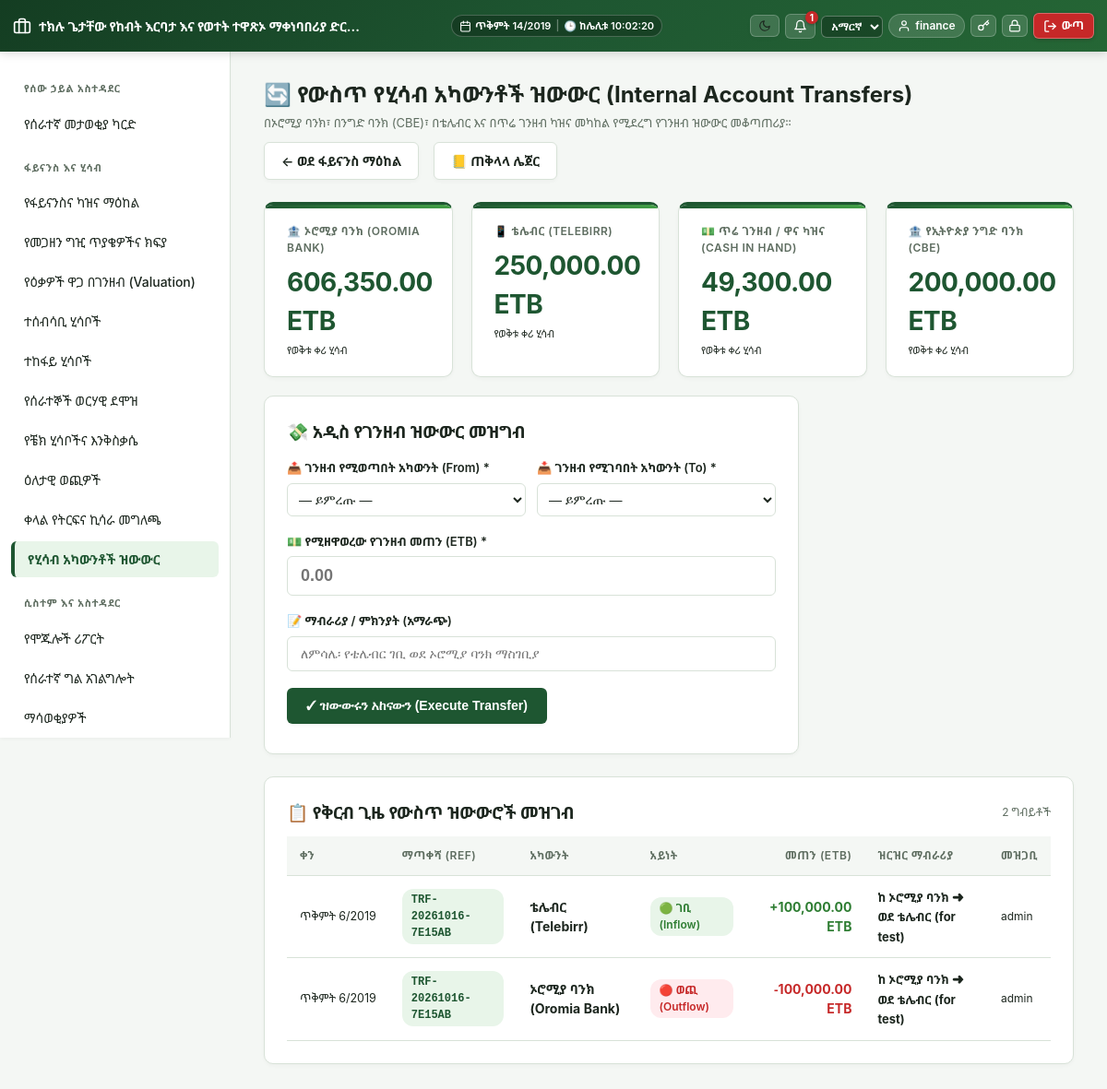
The page /modules/finance/transfer.php (signed in) on the database its author committed.
### tables this page shows
CREATE TABLE `fin_bank_accounts` (
  `id` int(11) NOT NULL,
  `bank_name` varchar(100) NOT NULL DEFAULT 'Oromia Bank',
  `account_type` enum('bank','cash','mobile') NOT NULL DEFAULT 'bank',
  `account_name` varchar(150) NOT NULL,
  `account_number` varchar(50) NOT NULL,
  `opening_balance` decimal(14,2) NOT NULL DEFAULT 0.00,
  `created_at` datetime DEFAULT current_timestamp()
);

CREATE TABLE `fin_transactions` (
  `id` int(11) NOT NULL,
  `bank_account_id` int(11) DEFAULT NULL,
  `direction` enum('inflow','outflow') NOT NULL,
  `amount` decimal(14,2) NOT NULL,
  `payment_method` enum('bank','cash','telebirr','check') DEFAULT 'bank',
  `unit_tag` enum('dairy','poultry','fish','feed_production','warehouse','distribution','general_overhead','veterinary') NOT NULL,
  `category` varchar(50) DEFAULT NULL,
  `source_table` varchar(50) DEFAULT NULL,
  `source_id` int(11) DEFAULT NULL,
  `transaction_date` date NOT NULL,
  `description` varchar(255) DEFAULT NULL,
  `reference_number` varchar(64) DEFAULT NULL,
  `recorded_by` int(11) NOT NULL,
  `created_at` datetime DEFAULT current_timestamp()
);

CREATE TABLE `users` (
  `id` int(11) NOT NULL,
  `name` varchar(100) NOT NULL,
  `email` varchar(150) NOT NULL,
  `password` varchar(255) NOT NULL,
  `api_token` varchar(64) DEFAULT NULL,
  `role_id` int(11) NOT NULL,
  `department_id` int(11) DEFAULT NULL,
  `locale` varchar(5) NOT NULL DEFAULT 'en',
  `theme` varchar(5) NOT NULL DEFAULT 'light',
  `two_factor_secret` varchar(64) DEFAULT NULL,
  `two_factor_enabled` tinyint(1) NOT NULL DEFAULT 0,
  `is_active` tinyint(1) NOT NULL DEFAULT 1,
  `last_login_at` datetime DEFAULT NULL,
  `created_at` datetime DEFAULT current_timestamp()
);

### includes/auth.php (called while the page is built, shortened)
<?php
require_once __DIR__ . '/../config/db.php';
require_once __DIR__ . '/functions.php';
function current_user(): ?array
{
    return $_SESSION['user'] ?? null;
}

### includes/functions.php (called while the page is built, shortened)
<?php
require_once __DIR__ . '/../config/db.php';
require_once __DIR__ . '/ethiopian_calendar.php';
function h(?string $s): string { return htmlspecialchars($s ?? '', ENT_QUOTES, 'UTF-8'); }
function finance_balance_by_method(): array
{
    $accounts = db()->query(
        "SELECT id, account_type, opening_balance, account_name, bank_name FROM fin_bank_accounts ORDER BY id"
    )->fetchAll();
    $result = ['bank' => 0.0, 'cash' => 0.0, 'mobile' => 0.0, '_accounts' => []];
    foreach ($accounts as $acc) {
        $opening = (float) $acc['opening_balance'];
        $stmt = db()->prepare(
            "SELECT direction, COALESCE(SUM(amount),0) AS total
             FROM fin_transactions WHERE bank_account_id = ? GROUP BY direction"
        );
        $stmt->execute([$acc['id']]);
        $flows = $stmt->fetchAll(PDO::FETCH_KEY_PAIR);
        $balance = $opening + (float)($flows['inflow'] ?? 0) - (float)($flows['outflow'] ?? 0);
        $type = $acc['account_type'] ?: 'bank';
        if ($acc['id'] === (int)(db()->query("SELECT MIN(id) FROM fin_bank_accounts WHERE account_type='bank'")->fetchColumn())) {
            $unlinked = db()->query(
                "SELECT direction, COALESCE(SUM(amount),0) AS total
                 FROM fin_transactions WHERE bank_account_id IS NULL GROUP BY direction"
            )->fetchAll(PDO::FETCH_KEY_PAIR);
            $balance += (float)($unlinked['inflow'] ?? 0) - (float)($unlinked['outflow'] ?? 0);
        }
        $result[$type] = ($result[$type] ?? 0.0) + $balance;
        $result['_accounts'][] = [
            'id'      => $acc['id'],
            'name'    => $acc['bank_name'] ?: $acc['account_name'],
            'type'    => $type,
            'balance' => $balance,
        ];
    }
    return $result;
}
function current_locale(): string
{
    $user = current_user();
    $locale = $user['locale'] ?? ($_SESSION['guest_locale'] ?? 'en');
    return array_key_exists($locale, SUPPORTED_LOCALES) ? $locale : 'en';
}

### config/db.php (called while the page is built, shortened)
<?php
function db(): PDO
{
    static $pdo = null;
    if ($pdo === null) {
        try {
            $pdo = new PDO(
                "mysql:host=" . DB_HOST . ";dbname=" . DB_NAME . ";charset=utf8mb4",
                DB_USER,
                DB_PASS,
                [
                    PDO::ATTR_ERRMODE => PDO::ERRMODE_EXCEPTION,
                    PDO::ATTR_DEFAULT_FETCH_MODE => PDO::FETCH_ASSOC,
                ]
            );
        } catch (PDOException $e) {
            die('Database connection failed: ' . htmlspecialchars($e->getMessage()) .
                '<br>Check config/db.php — is MySQL running in XAMPP, and does the "aleltu_eifms" database exist?');
        }
    }
    return $pdo;
}

### includes/ethiopian_calendar.php (called while the page is built, shortened)
<?php
class EthiopianDate {
    public static array $months = [
        1 => 'መስከረም',
        2 => 'ጥቅምት',
        3 => 'ህዳር',
        4 => 'ታህሳስ',
        5 => 'ጥር',
        6 => 'የካቲት',
        7 => 'መጋቢት',
        8 => 'ሚያዝያ',
        9 => 'ግንቦት',
        10 => 'ሰኔ',
        11 => 'ሐምሌ',
        12 => 'ነሐሴ',
        13 => 'ጳጉሜን'
    ];
    public static array $weekdays = [
        0 => 'እሁድ',
        1 => 'ሰኞ',
        2 => 'ማክሰኞ',
        3 => 'ረቡዕ',
        4 => 'ሐሙስ',
        5 => 'አርብ',
        6 => 'ቅዳሜ'
    ];
    public static function fromGregorian(int $gy, int $gm, int $gd): array {
        $jdn = gregoriantojd($gm, $gd, $gy);
        $r = ($jdn - self::ETHIOPIC_EPOCH) % 1461;
        $n = ($r % 365) + 365 * intdiv($r, 1460);
        $ey = 4 * intdiv($jdn - self::ETHIOPIC_EPOCH, 1461) + intdiv($r, 365) - intdiv($r, 1460);
        $em = intdiv($n, 30) + 1;
        $ed = ($n % 30) + 1;
        return [$ey, $em, $ed];
    }
    public static function format(?string $dateStr, string $format = 'medium'): string {
        $time = strtotime($dateStr);
        $gy = (int)date('Y', $time);
        $gm = (int)date('n', $time);
        $gd = (int)date('j', $time);
        $w  = (int)date('w', $time);
        [$ey, $em, $ed] = self::fromGregorian($gy, $gm, $gd);
        $monthName = self::$months[$em] ?? '';
        $weekdayName = self::$weekdays[$w] ?? '';
        return match ($format) {
            'short'   => sprintf('%02d/%02d/%04d', $ed, $em, $ey),
            'numeric' => sprintf('%04d-%02d-%02d', $ey, $em, $ed),
            'long'    => sprintf('%s፣ %s %d ቀን %d ዓ.ም', $weekdayName, $monthName, $ed, $ey),
            default   => sprintf('%s %d/%d', $monthName, $ed, $ey)
        };
    }
}
function eth_date(?string $dateStr, string $format = 'medium'): string {
    return EthiopianDate::format($dateStr, $format);
}

### modules/finance/transfer.php (the view, shortened to what this page needs)
<?php
require_once __DIR__ . '/../../includes/functions.php';
require_once __DIR__ . '/../../includes/auth.php';
require_once __DIR__ . '/../../includes/header.php';
$balances = finance_balance_by_method();
$accounts = $balances['_accounts'] ?? [];
$recentTransfers = db()->query(
    "SELECT t.*, u.name AS worker_name, a.bank_name, a.account_number
     FROM fin_transactions t
     LEFT JOIN users u ON u.id = t.recorded_by
     LEFT JOIN fin_bank_accounts a ON a.id = t.bank_account_id
     WHERE t.category = 'internal_transfer'
     ORDER BY t.id DESC LIMIT 30"
)->fetchAll();
?>
<div style="display:flex;justify-content:space-between;align-items:center;margin-bottom:16px;flex-wrap:wrap;gap:10px">
    <div>
        <h2 class="mt-0" style="margin-bottom:4px">🔄 <?= current_locale() === 'am' ? 'የውስጥ የሂሳብ አካውንቶች ዝውውር (Internal Account Transfers)' : 'Internal Account Transfers' ?></h2>
        <p class="text-muted" style="margin:0">
            <?= current_locale() === 'am' ? 'በኦሮሚያ ባንክ፣ በንግድ ባንክ (CBE)፣ በቴሌብር እና በጥሬ ገንዘብ ካዝና መካከል የሚደረግ የገንዘብ ዝውውር መቆጣጠሪያ።' : 'Move money between Oromia Bank, CBE, Telebirr, and Cash Safe with atomic debit/credit ledgers.' ?>
        </p>
    </div>
    <div style="display:flex;gap:8px">
        <a href="<?= BASE_URL ?>/modules/finance/dashboard.php" class="btn secondary">← <?= current_locale() === 'am' ? 'ወደ ፋይናንስ ማዕከል' : 'Finance Dashboard' ?></a>
        <a href="<?= BASE_URL ?>/modules/finance/ledger.php" class="btn secondary">📒 <?= current_locale() === 'am' ? 'ጠቅላላ ሌጀር' : 'Full Ledger' ?></a>
    </div>
</div>
<div class="kpi-row" style="margin-bottom:20px">
    <?php foreach ($accounts as $acc): ?>
        <div class="kpi" style="border-top:3px solid var(--primary)">
            <div class="label"><?= $acc['type']==='bank' ? '🏦' : ($acc['type']==='mobile'?'📱':'💵') ?> <?= h($acc['name']) ?></div>
            <div class="value" style="color:<?= $acc['balance']>=0 ? 'var(--primary)' : '#b3261e' ?>">
                <?= number_format($acc['balance'], 2) ?> ETB
            </div>
            <div style="font-size:11px;color:var(--text-muted);margin-top:4px">የወቅቱ ቀሪ ሂሳብ</div>
        </div>
    <?php endforeach; ?>
</div>
<div class="card" style="max-width:580px;margin-bottom:24px">
    <h3 style="margin-top:0">💸 <?= current_locale() === 'am' ? 'አዲስ የገንዘብ ዝውውር መዝግብ' : 'Record New Transfer' ?></h3>
    <form method="post"><?= csrf_field() ?>
        <div class="form-row" style="display:flex;gap:12px;flex-wrap:wrap">
            <div class="form-group" style="flex:1;min-width:200px">
                <label>📤 <?= current_locale() === 'am' ? 'ገንዘብ የሚወጣበት አካውንት (From) *' : 'From Account *' ?></label>
                <select name="from_account_id" required style="font-size:14px;padding:8px">
                    <option value="">— ይምረጡ —</option>
                </select>
            </div>
            <div class="form-group" style="flex:1;min-width:200px">
                <label>📥 <?= current_locale() === 'am' ? 'ገንዘብ የሚገባበት አካውንት (To) *' : 'To Account *' ?></label>
                <select name="to_account_id" required style="font-size:14px;padding:8px">
                    <option value="">— ይምረጡ —</option>
                </select>
            </div>
        </div>
        <div class="form-group">
            <label>💵 <?= current_locale() === 'am' ? 'የሚዘዋወረው የገንዘብ መጠን (ETB) *' : 'Transfer Amount (ETB) *' ?></label>
            <input type="number" step="0.01" name="amount" required placeholder="0.00" style="font-size:18px;font-weight:700">
        </div>
        <div class="form-group">
            <label>📝 <?= current_locale() === 'am' ? 'ማብራሪያ / ምክንያት (አማራጭ)' : 'Reason / Reference Notes (Optional)' ?></label>
            <input type="text" name="notes" placeholder="<?= current_locale() === 'am' ? 'ለምሳሌ፡ የቴሌብር ገቢ ወደ ኦሮሚያ ባንክ ማስገቢያ' : 'e.g. Daily telebirr collection deposited to Oromia Bank' ?>">
        </div>
        <button class="btn" type="submit" onclick="return confirm('<?= current_locale() === 'am' ? 'ይህንን የገንዘብ ዝውውር መፈጸም ይፈልጋሉ?' : 'Confirm internal transfer?' ?>');" style="background:#1e5631;color:#fff;padding:10px 20px;font-size:14px">
            ✓ <?= current_locale() === 'am' ? 'ዝውውሩን አከናውን (Execute Transfer)' : 'Execute Transfer' ?>
        </button>
    </form>
</div>
<div class="card">
    <div style="display:flex;justify-content:space-between;align-items:center;margin-bottom:12px">
        <h3 style="margin:0">📋 <?= current_locale() === 'am' ? 'የቅርብ ጊዜ የውስጥ ዝውውሮች መዝገብ' : 'Recent Internal Transfers' ?></h3>
        <span class="text-muted" style="font-size:12px"><?= count($recentTransfers) ?> ግብይቶች</span>
    </div>
    <table>
        <thead>
            <tr>
                <th><?= current_locale() === 'am' ? 'ቀን' : 'Date' ?></th>
                <th><?= current_locale() === 'am' ? 'ማጣቀሻ (Ref)' : 'Reference' ?></th>
                <th><?= current_locale() === 'am' ? 'አካውንት' : 'Account' ?></th>
                <th><?= current_locale() === 'am' ? 'አይነት' : 'Flow' ?></th>
                <th style="text-align:right"><?= current_locale() === 'am' ? 'መጠን (ETB)' : 'Amount' ?></th>
                <th><?= current_locale() === 'am' ? 'ዝርዝር ማብራሪያ' : 'Description' ?></th>
                <th><?= current_locale() === 'am' ? 'መዝጋቢ' : 'By' ?></th>
            </tr>
        </thead>
        <tbody>
            <?php foreach ($recentTransfers as $rt):
                $isIn = ($rt['direction'] === 'inflow');
            ?>
                <tr>
                    <td style="white-space:nowrap;font-size:12.5px"><?= h(eth_date($rt['transaction_date'])) ?></td>
                    <td><span class="badge" style="font-family:monospace"><?= h($rt['reference_number']) ?></span></td>
                    <td><strong><?= h($rt['bank_name'] ?: 'የፋይናንስ አካውንት') ?></strong></td>
                    <td>
                        <span class="badge <?= $isIn ? 'active' : 'sold' ?>">
                            <?= $isIn ? '🟢 ገቢ (Inflow)' : '🔴 ወጪ (Outflow)' ?>
                        </span>
                    </td>
                    <td style="text-align:right;font-weight:700;color:<?= $isIn ? '#2e7d32' : '#c62828' ?>">
                        <?= $isIn ? '+' : '-' ?><?= number_format((float)$rt['amount'], 2) ?> ETB
                    </td>
                    <td><strong style="color:var(--text);font-size:13px"><?= h($rt['description']) ?></strong></td>
                    <td style="font-size:12px;color:var(--text-muted)"><?= h($rt['worker_name'] ?: 'System') ?></td>
                </tr>
            <?php endforeach; ?>
        </tbody>
    </table>
</div>
<?php require_once __DIR__ . '/../../includes/footer.php'; ?>

### rows shown on the page
fin_bank_accounts: bank_name "ቴሌብር (TELEBIRR)", balance "250,000.00"
fin_bank_accounts: bank_name "ጥሬ ገንዘብ / ዋና ካዝና (CASH IN HAND)", balance "49,300.00"
fin_bank_accounts: bank_name "የኢትዮጵያ ንግድ ባንክ (CBE)", balance "200,000.00"
fin_transactions: transaction_date "ጥቅምት 6/2019", reference_number "TRF-20261016-7E15AB", bank_account.bank_name "ቴሌብር (Telebirr)", direction "🟢 ገቢ (Inflow)", amount "100,000.00", description "ከ ኦሮሚያ ባንክ ➜ ወደ ቴሌብር (for test)", recorded_by.name "admin"
fin_transactions: transaction_date "ጥቅምት 6/2019", reference_number "TRF-20261016-7E15AB", bank_account.bank_name "ኦሮሚያ ባንክ (Oromia Bank)", direction "🔴 ወጪ (Outflow)", amount "100,000.00", description "ከ ኦሮሚያ ባንክ ➜ ወደ ቴሌብር (for test)", recorded_by.name "admin"

### other values the page prints
$unread "1"
$user['name'] "finance"
$sec['title'] "የሰው ኃይል አስተዳደር"
$item['label'] "የሰራተኛ መታወቂያ ካርድ"
$sec['title'] "ፋይናንስ እና ሂሳብ"
$item['label'] "የፋይናንስና ካዝና ማዕከል"
$item['label'] "የመጋዘን ግዢ ጥያቄዎችና ክፍያ"
$item['label'] "የዕቃዎች ዋጋ በገንዘብ (Valuation)"
$item['label'] "ተሰብሳቢ ሂሳቦች"
$item['label'] "ተከፋይ ሂሳቦች"
$item['label'] "የሰራተኞች ወርሃዊ ደሞዝ"
$item['label'] "የቼክ ሂሳቦችና እንቅስቃሴ"
$item['label'] "ዕለታዊ ወጪዎች"
$item['label'] "ቀላል የትርፍና ኪሳራ መግለጫ"
$item['label'] "የሂሳብ አካውንቶች ዝውውር"
